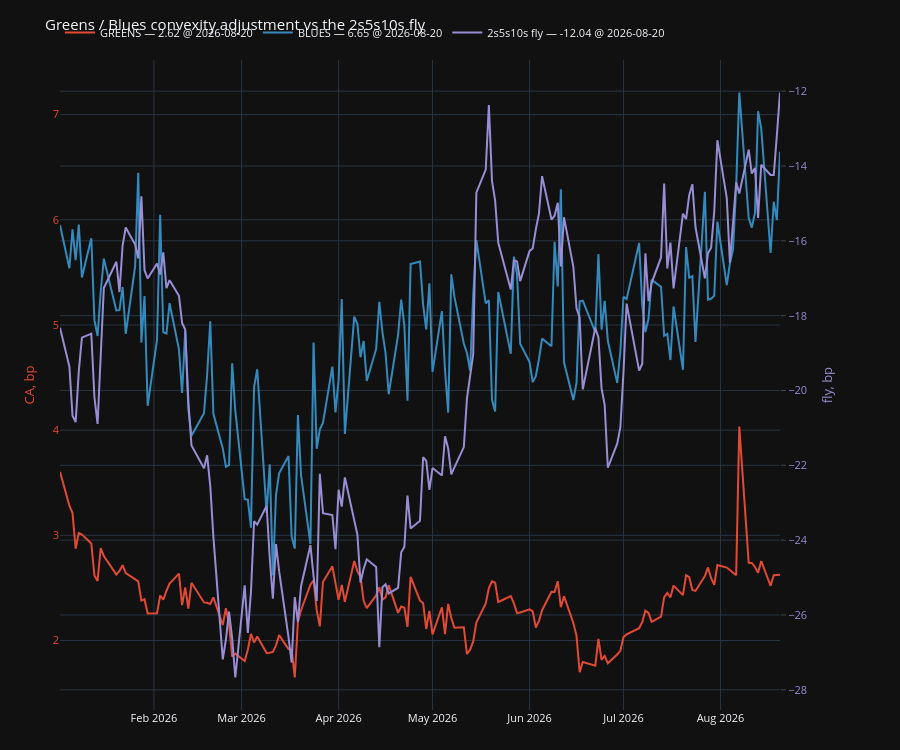
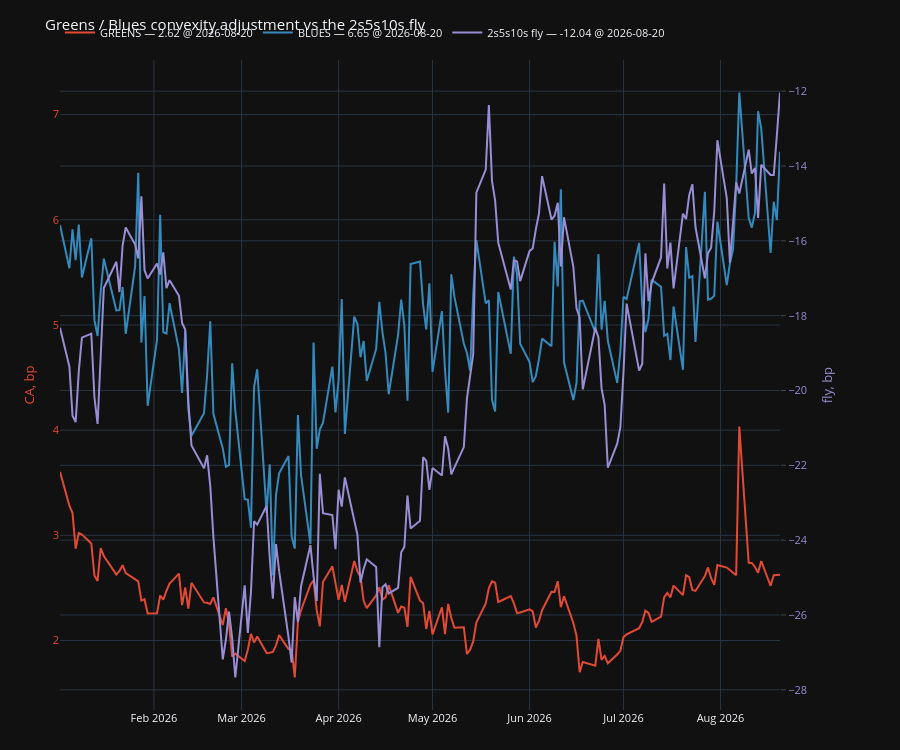

The notebook cell these images were saved under, in order:
### Code cell
if not fly.empty:
    j = ca.join(fly, how="inner").dropna(subset=["2s5s10s fly"])
    plot, fig3, ax, ax2, legend = make_secondary_axis_plot(
        engine="plotly", ylabel_left="CA, bp", ylabel_right="fly, bp",
        title="Greens / Blues convexity adjustment vs the 2s5s10s fly")
    for c in ("GREENS", "BLUES"):
        if c in j.columns and j[c].notna().any():
            plot(j[c].dropna(), which="left", label=c)
    plot(j["2s5s10s fly"].dropna(), which="right", label="2s5s10s fly")
    legend(show_date=True)
    fig3.show()

    corr = j[[c for c in COLOURS if c in j.columns]].corrwith(j["2s5s10s fly"])
    print("\ncorrelation of LEVELS with the fly:")
    print(corr.round(3).to_string())
    dcorr = j.diff().dropna()
    print("\ncorrelation of daily CHANGES with the fly (the one that matters):")
    print(dcorr[[c for c in COLOURS if c in j.columns]]
          .corrwith(dcorr["2s5s10s fly"]).round(3).to_string())
else:
    print("skipped: no fly series")

### Figure 1 — Plotly figure (JSON) as saved in the notebook; plotly's stock layout.template omitted (floating-point values rounded to 4 significant figures; data arrays with more than 128 entries replaced by an {"elided": "..."} marker saying what was removed)
{"data": [{"line": {"color": "#E24A33"}, "mode": "lines", "name": "GREENS — 2.62 @ 2026-08-20", "showlegend": true, "type": "scatter", "x": {"elided": "160 str values"}, "y": {"elided": "160 float values"}, "yaxis": "y"}, {"line": {"color": "#348ABD"}, "mode": "lines", "name": "BLUES — 6.65 @ 2026-08-20", "showlegend": true, "type": "scatter", "x": {"elided": "160 str values"}, "y": {"elided": "160 float values"}, "yaxis": "y"}, {"line": {"color": "#988ED5"}, "mode": "lines", "name": "2s5s10s fly — -12.04 @ 2026-08-20", "showlegend": true, "type": "scatter", "x": {"elided": "160 str values"}, "y": {"elided": "160 float values"}, "yaxis": "y2"}], "layout": {"font": {"size": 11}, "height": 750, "legend": {"orientation": "h", "x": 0, "xanchor": "left", "y": 1.02, "yanchor": "bottom"}, "margin": {"b": 40, "l": 60, "r": 120, "t": 60}, "newshape": {"line": {"color": "red"}}, "title": {"text": "Greens / Blues convexity adjustment vs the 2s5s10s fly"}, "xaxis": {"showgrid": true, "showspikes": true, "spikecolor": "white", "spikemode": "across", "spikesnap": "cursor"}, "yaxis": {"showgrid": true, "showspikes": true, "spikecolor": "white", "spikesnap": "cursor", "spikethickness": 0.5, "tickfont": {"color": "#E24A33"}, "title": {"font": {"color": "#E24A33"}, "text": "CA, bp"}}, "yaxis2": {"anchor": "x", "overlaying": "y", "position": 0.98, "showgrid": true, "showspikes": true, "side": "right", "spikecolor": "white", "spikesnap": "cursor", "spikethickness": 0.5, "tickfont": {"color": "#988ED5"}, "ticklabelposition": "outside", "ticks": "outside", "title": {"font": {"color": "#988ED5"}, "standoff": 16, "text": "fly, bp"}}}}

### Figure 2 — Plotly figure (JSON) as saved in the notebook; plotly's stock layout.template omitted (floating-point values rounded to 4 significant figures; data arrays with more than 128 entries replaced by an {"elided": "..."} marker saying what was removed)
{"data": [{"line": {"color": "#E24A33"}, "mode": "lines", "name": "GREENS — 2.62 @ 2026-08-20", "showlegend": true, "type": "scatter", "x": {"elided": "160 str values"}, "y": {"elided": "160 float values"}, "yaxis": "y"}, {"line": {"color": "#348ABD"}, "mode": "lines", "name": "BLUES — 6.65 @ 2026-08-20", "showlegend": true, "type": "scatter", "x": {"elided": "160 str values"}, "y": {"elided": "160 float values"}, "yaxis": "y"}, {"line": {"color": "#988ED5"}, "mode": "lines", "name": "2s5s10s fly — -12.04 @ 2026-08-20", "showlegend": true, "type": "scatter", "x": {"elided": "160 str values"}, "y": {"elided": "160 float values"}, "yaxis": "y2"}], "layout": {"font": {"size": 11}, "height": 750, "legend": {"orientation": "h", "x": 0, "xanchor": "left", "y": 1.02, "yanchor": "bottom"}, "margin": {"b": 40, "l": 60, "r": 120, "t": 60}, "newshape": {"line": {"color": "red"}}, "title": {"text": "Greens / Blues convexity adjustment vs the 2s5s10s fly"}, "xaxis": {"showgrid": true, "showspikes": true, "spikecolor": "white", "spikemode": "across", "spikesnap": "cursor"}, "yaxis": {"showgrid": true, "showspikes": true, "spikecolor": "white", "spikesnap": "cursor", "spikethickness": 0.5, "tickfont": {"color": "#E24A33"}, "title": {"font": {"color": "#E24A33"}, "text": "CA, bp"}}, "yaxis2": {"anchor": "x", "overlaying": "y", "position": 0.98, "showgrid": true, "showspikes": true, "side": "right", "spikecolor": "white", "spikesnap": "cursor", "spikethickness": 0.5, "tickfont": {"color": "#988ED5"}, "ticklabelposition": "outside", "ticks": "outside", "title": {"font": {"color": "#988ED5"}, "standoff": 16, "text": "fly, bp"}}}}
